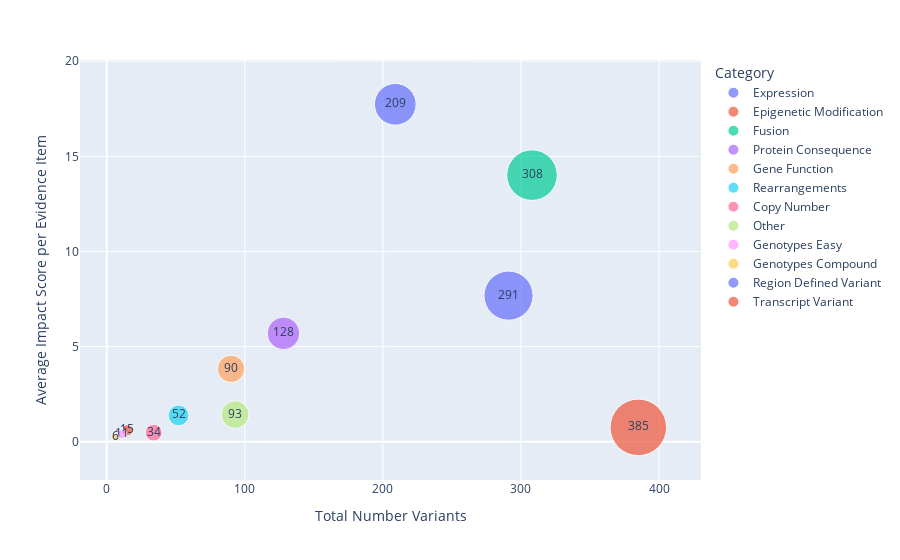

The notebook cell this image was saved under:
### Code cell
fig3= px.scatter(data_frame= not_supported_variant_impact_df,
                x= 'Total Number Variants',
                y= 'Average Impact Score per Evidence Item',
                size= 'Total Number Variants',
                size_max= 40,
                text= 'Total Number Variants',
                # color_discrete_sequence= Bold,
                color= 'Category',
                hover_data= ['% Accepted Evidence Items', 'Average Impact Score per Variant'])
fig3.show()

### Figure 1 — Plotly figure (JSON) as saved in the notebook; plotly's stock layout.template omitted (floating-point values rounded to 4 significant figures)
{"data": [{"customdata": [["55.43%", 9.397]], "hovertemplate": "Category=Expression<br>Total Number Variants=%{text}<br>Average Impact Score per Evidence Item=%{y}<br>% Accepted Evidence Items=%{customdata[0]}<br>Average Impact Score per Variant=%{customdata[1]}<extra></extra>", "legendgroup": "Expression", "marker": {"color": "#636efa", "size": [291], "sizemode": "area", "sizeref": 0.2406, "symbol": "circle"}, "mode": "markers+text", "name": "Expression", "orientation": "v", "showlegend": true, "text": [291], "type": "scatter", "x": [291], "xaxis": "x", "y": [7.682], "yaxis": "y"}, {"customdata": [["91.67%", 0.7416]], "hovertemplate": "Category=Epigenetic Modification<br>Total Number Variants=%{text}<br>Average Impact Score per Evidence Item=%{y}<br>% Accepted Evidence Items=%{customdata[0]}<br>Average Impact Score per Variant=%{customdata[1]}<extra></extra>", "legendgroup": "Epigenetic Modification", "marker": {"color": "#EF553B", "size": [15], "sizemode": "area", "sizeref": 0.2406, "symbol": "circle"}, "mode": "markers+text", "name": "Epigenetic Modification", "orientation": "v", "showlegend": true, "text": [15], "type": "scatter", "x": [15], "xaxis": "x", "y": [0.6062], "yaxis": "y"}, {"customdata": [["59.39%", 17.14]], "hovertemplate": "Category=Fusion<br>Total Number Variants=%{text}<br>Average Impact Score per Evidence Item=%{y}<br>% Accepted Evidence Items=%{customdata[0]}<br>Average Impact Score per Variant=%{customdata[1]}<extra></extra>", "legendgroup": "Fusion", "marker": {"color": "#00cc96", "size": [308], "sizemode": "area", "sizeref": 0.2406, "symbol": "circle"}, "mode": "markers+text", "name": "Fusion", "orientation": "v", "showlegend": true, "text": [308], "type": "scatter", "x": [308], "xaxis": "x", "y": [14.01], "yaxis": "y"}, {"customdata": [["63.46%", 6.971]], "hovertemplate": "Category=Protein Consequence<br>Total Number Variants=%{text}<br>Average Impact Score per Evidence Item=%{y}<br>% Accepted Evidence Items=%{customdata[0]}<br>Average Impact Score per Variant=%{customdata[1]}<extra></extra>", "legendgroup": "Protein Consequence", "marker": {"color": "#ab63fa", "size": [128], "sizemode": "area", "sizeref": 0.2406, "symbol": "circle"}, "mode": "markers+text", "name": "Protein Consequence", "orientation": "v", "showlegend": true, "text": [128], "type": "scatter", "x": [128], "xaxis": "x", "y": [5.698], "yaxis": "y"}, {"customdata": [["44.25%", 4.69]], "hovertemplate": "Category=Gene Function<br>Total Number Variants=%{text}<br>Average Impact Score per Evidence Item=%{y}<br>% Accepted Evidence Items=%{customdata[0]}<br>Average Impact Score per Variant=%{customdata[1]}<extra></extra>", "legendgroup": "Gene Function", "marker": {"color": "#FFA15A", "size": [90], "sizemode": "area", "sizeref": 0.2406, "symbol": "circle"}, "mode": "markers+text", "name": "Gene Function", "orientation": "v", "showlegend": true, "text": [90], "type": "scatter", "x": [90], "xaxis": "x", "y": [3.833], "yaxis": "y"}, {"customdata": [["38.97%", 1.696]], "hovertemplate": "Category=Rearrangements<br>Total Number Variants=%{text}<br>Average Impact Score per Evidence Item=%{y}<br>% Accepted Evidence Items=%{customdata[0]}<br>Average Impact Score per Variant=%{customdata[1]}<extra></extra>", "legendgroup": "Rearrangements", "marker": {"color": "#19d3f3", "size": [52], "sizemode": "area", "sizeref": 0.2406, "symbol": "circle"}, "mode": "markers+text", "name": "Rearrangements", "orientation": "v", "showlegend": true, "text": [52], "type": "scatter", "x": [52], "xaxis": "x", "y": [1.386], "yaxis": "y"}, {"customdata": [["42.19%", 0.5844]], "hovertemplate": "Category=Copy Number<br>Total Number Variants=%{text}<br>Average Impact Score per Evidence Item=%{y}<br>% Accepted Evidence Items=%{customdata[0]}<br>Average Impact Score per Variant=%{customdata[1]}<extra></extra>", "legendgroup": "Copy Number", "marker": {"color": "#FF6692", "size": [34], "sizemode": "area", "sizeref": 0.2406, "symbol": "circle"}, "mode": "markers+text", "name": "Copy Number", "orientation": "v", "showlegend": true, "text": [34], "type": "scatter", "x": [34], "xaxis": "x", "y": [0.4777], "yaxis": "y"}, {"customdata": [["37.04%", 1.749]], "hovertemplate": "Category=Other<br>Total Number Variants=%{text}<br>Average Impact Score per Evidence Item=%{y}<br>% Accepted Evidence Items=%{customdata[0]}<br>Average Impact Score per Variant=%{customdata[1]}<extra></extra>", "legendgroup": "Other", "marker": {"color": "#B6E880", "size": [93], "sizemode": "area", "sizeref": 0.2406, "symbol": "circle"}, "mode": "markers+text", "name": "Other", "orientation": "v", "showlegend": true, "text": [93], "type": "scatter", "x": [93], "xaxis": "x", "y": [1.43], "yaxis": "y"}, {"customdata": [["56.52%", 0.5065]], "hovertemplate": "Category=Genotypes Easy<br>Total Number Variants=%{text}<br>Average Impact Score per Evidence Item=%{y}<br>% Accepted Evidence Items=%{customdata[0]}<br>Average Impact Score per Variant=%{customdata[1]}<extra></extra>", "legendgroup": "Genotypes Easy", "marker": {"color": "#FF97FF", "size": [11], "sizemode": "area", "sizeref": 0.2406, "symbol": "circle"}, "mode": "markers+text", "name": "Genotypes Easy", "orientation": "v", "showlegend": true, "text": [11], "type": "scatter", "x": [11], "xaxis": "x", "y": [0.414], "yaxis": "y"}, {"customdata": [["57.14%", 0.3052]], "hovertemplate": "Category=Genotypes Compound<br>Total Number Variants=%{text}<br>Average Impact Score per Evidence Item=%{y}<br>% Accepted Evidence Items=%{customdata[0]}<br>Average Impact Score per Variant=%{customdata[1]}<extra></extra>", "legendgroup": "Genotypes Compound", "marker": {"color": "#FECB52", "size": [6], "sizemode": "area", "sizeref": 0.2406, "symbol": "circle"}, "mode": "markers+text", "name": "Genotypes Compound", "orientation": "v", "showlegend": true, "text": [6], "type": "scatter", "x": [6], "xaxis": "x", "y": [0.2495], "yaxis": "y"}, {"customdata": [["57.47%", 21.7]], "hovertemplate": "Category=Region Defined Variant<br>Total Number Variants=%{text}<br>Average Impact Score per Evidence Item=%{y}<br>% Accepted Evidence Items=%{customdata[0]}<br>Average Impact Score per Variant=%{customdata[1]}<extra></extra>", "legendgroup": "Region Defined Variant", "marker": {"color": "#636efa", "size": [209], "sizemode": "area", "sizeref": 0.2406, "symbol": "circle"}, "mode": "markers+text", "name": "Region Defined Variant", "orientation": "v", "showlegend": true, "text": [209], "type": "scatter", "x": [209], "xaxis": "x", "y": [17.74], "yaxis": "y"}, {"customdata": [["11.46%", 0.926]], "hovertemplate": "Category=Transcript Variant<br>Total Number Variants=%{text}<br>Average Impact Score per Evidence Item=%{y}<br>% Accepted Evidence Items=%{customdata[0]}<br>Average Impact Score per Variant=%{customdata[1]}<extra></extra>", "legendgroup": "Transcript Variant", "marker": {"color": "#EF553B", "size": [385], "sizemode": "area", "sizeref": 0.2406, "symbol": "circle"}, "mode": "markers+text", "name": "Transcript Variant", "orientation": "v", "showlegend": true, "text": [385], "type": "scatter", "x": [385], "xaxis": "x", "y": [0.7569], "yaxis": "y"}], "layout": {"legend": {"itemsizing": "constant", "title": {"text": "Category"}, "tracegroupgap": 0}, "margin": {"t": 60}, "xaxis": {"anchor": "y", "domain": [0, 1], "title": {"text": "Total Number Variants"}}, "yaxis": {"anchor": "x", "domain": [0, 1], "title": {"text": "Average Impact Score per Evidence Item"}}}}
